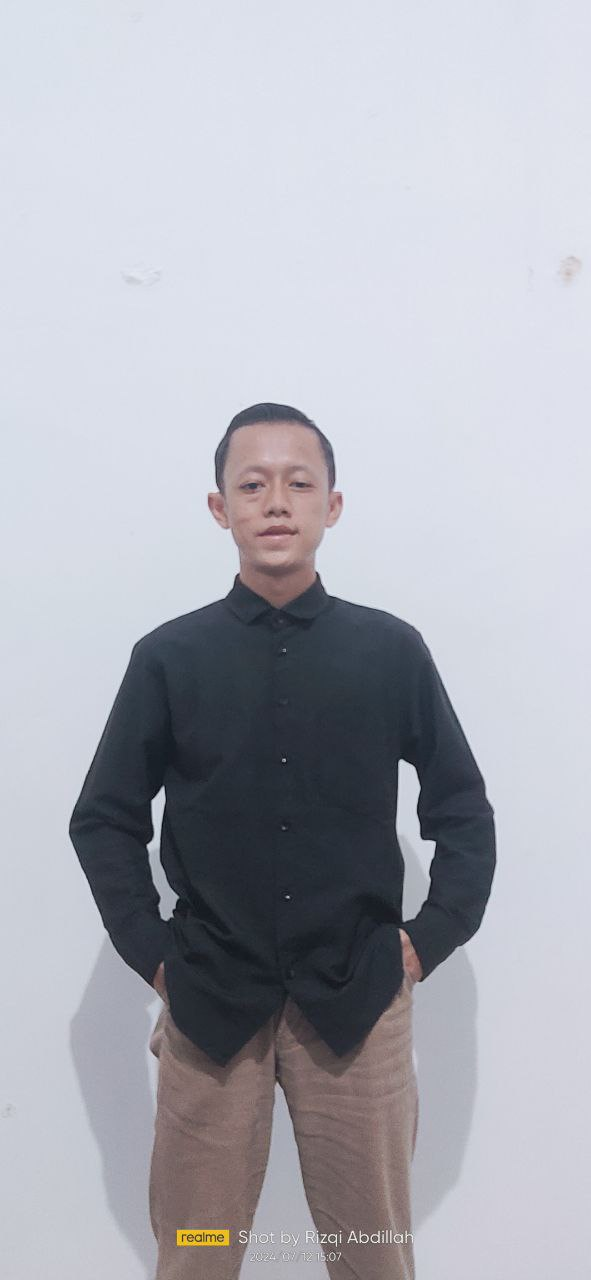
#> input picture img/IMG20240712150712.jpeg, 591 x 1280 px, found by its file name
$ jupyter execute UAS_PCD.ipynb
#> lines starting #> are read from the running program, lines starting #| are printed output that depends on the picture
[cell 1]
import cv2
import numpy as np
import matplotlib.pyplot as plt

[cell 2]
image_path = 'IMG20240712150712.jpeg'
image = cv2.imread(image_path, cv2.IMREAD_GRAYSCALE)
#> image: shape (1280, 591); min 0, max 255, mean 174.9

[cell 3]
# Menampilkan Original Image
plt.figure(figsize=(15, 5))
plt.subplot(1, 3, 1)
plt.imshow(image, cmap='gray')
plt.title('Original Image')
plt.axis('off')

[cell 4]
# Menerapkan pemfilteran median menggunakan OpenCV
median_filtered = cv2.medianBlur(image, 5)

[cell 5]
# Menampilkan Gambar Median Filtering
plt.subplot(1, 3, 2)
plt.imshow(median_filtered, cmap='gray')
plt.title('Median Filtering')
plt.axis('off')

[cell 6]
# Manual mean filtering
def manual_mean_filtering(image, kernel_size=5):
#> called with kernel_size = 5
    pad_size = kernel_size // 2
    padded_image = np.pad(image, pad_size, mode='constant', constant_values=0)
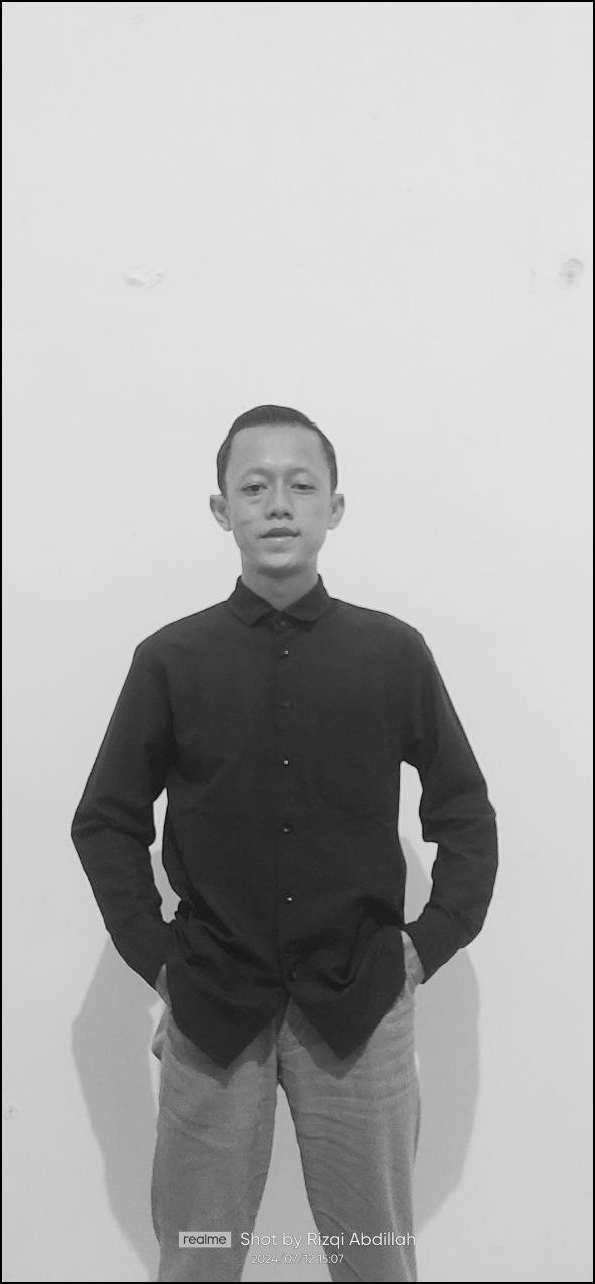
#> padded_image: shape (1284, 595); min 0, max 255, mean 173.2
    mean_filtered = np.zeros_like(image)

    for i in range(pad_size, padded_image.shape[0] - pad_size):
        for j in range(pad_size, padded_image.shape[1] - pad_size):
            window = padded_image[i - pad_size:i + pad_size + 1, j - pad_size:j + pad_size + 1]
            mean_filtered[i - pad_size, j - pad_size] = np.mean(window)
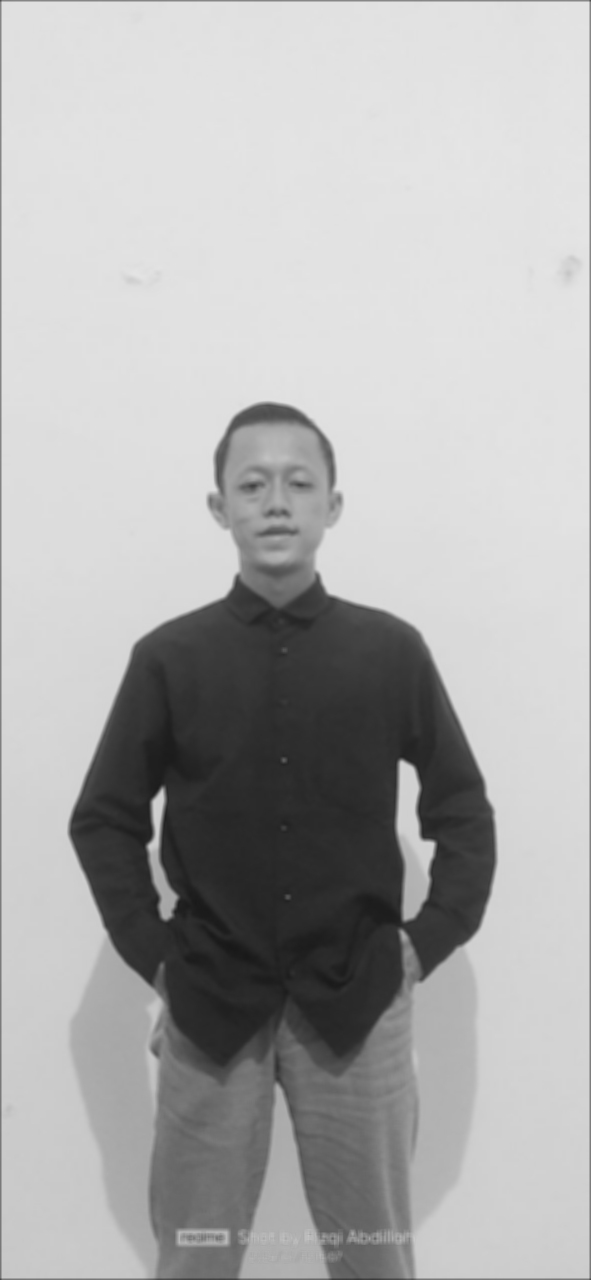
#> mean_filtered: shape (1280, 591); min 24, max 229, mean 174

    return mean_filtered

mean_filtered = manual_mean_filtering(image, kernel_size=5)
